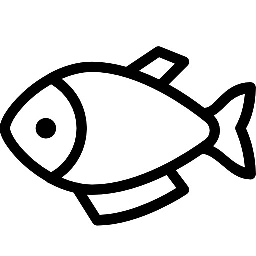
#> input picture img/fish.jpg, 256 x 256 px
$ python 5.getAffine.py
#> lines starting #> are read from the running program, lines starting #| are printed output that depends on the picture; after the words box and inside, x2 and y2 are one past the last pixel; in counts of white or black regions, pixels touching at a corner belong together
import cv2
import numpy as np
from matplotlib import pyplot as plt

file_name = '../img/fish.jpg'
img = cv2.imread(file_name)
#> img is the input picture: shape (256, 256, 3); min 0, max 255, mean 211.5
rows, cols = img.shape[:2]
#> rows = 256; cols = 256

# 변환 전, 후 각 3개의 좌표 생성
pts1 = np.float32([[100, 50], [200, 50], [100, 200]])
pts2 = np.float32([[30, 20], [210, 60], [250, 120]])

# 변환 전 좌표를 이미지에 표시
cv2.circle(img, (100, 50), 5, (255, 0), -1)
#> img: shape (256, 256, 3); 0.12% of pixels changed, all inside (x1, y1, x2, y2) = (95, 45, 106, 56)
cv2.circle(img, (200, 50), 5, (0, 255, 0), -1)
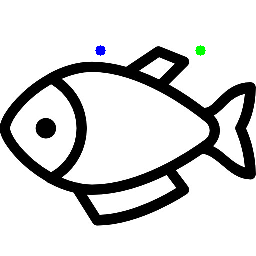
#> img: shape (256, 256, 3); mean B, G, R 211.1, 211.1, 210.8
cv2.circle(img, (100, 200), 5, (0, 0, 255), -1)
#> img: shape (256, 256, 3); 0.12% of pixels changed, all inside (x1, y1, x2, y2) = (95, 195, 106, 206)

# 짝지은 3개의 좌표로 변환 행렬 계산
mtrx = cv2.getAffineTransform(pts1, pts2)
# 아핀 변환 적용
dst = cv2.warpAffine(img, mtrx, (int(cols*1.5), rows))
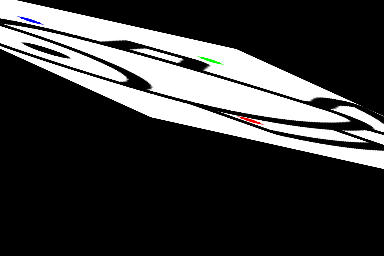
#> dst: shape (256, 384, 3); mean B, G, R 58.9, 58.9, 58.9

# 결과 출력
cv2.imshow('origin', img)
cv2.imshow('affin', dst)
cv2.waitKey(0)
cv2.destroyAllWindows()
